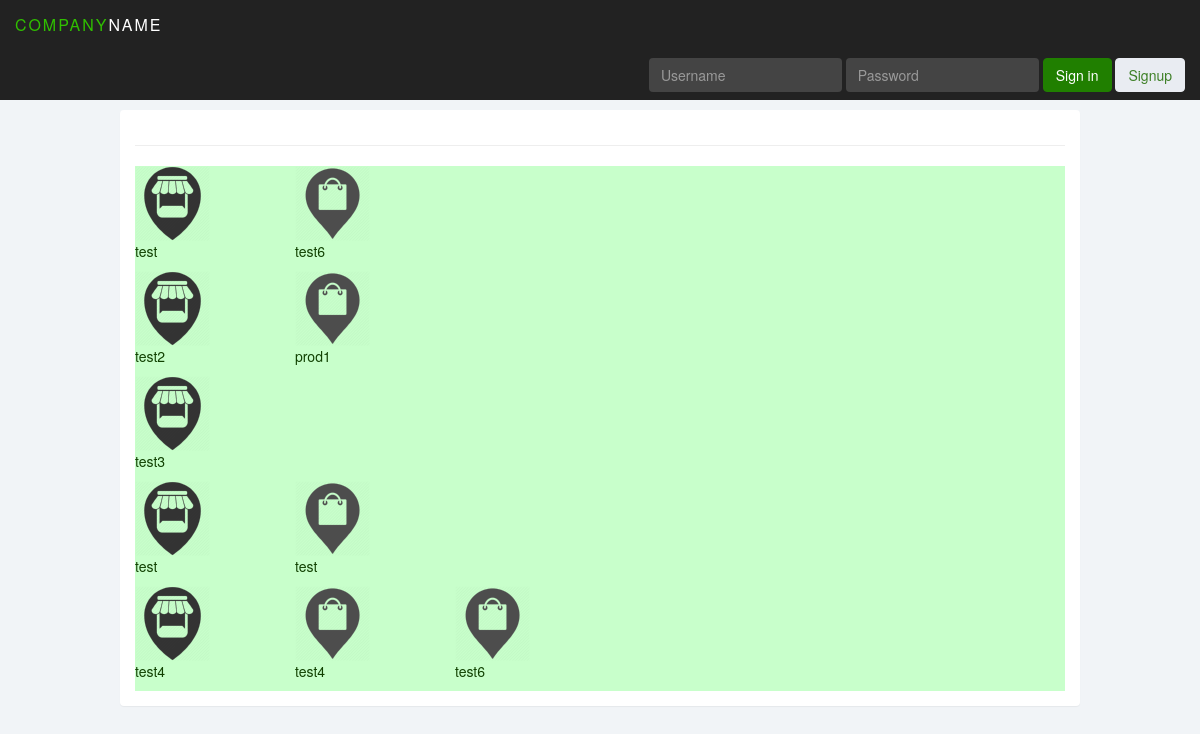
Before: / with the older database file.
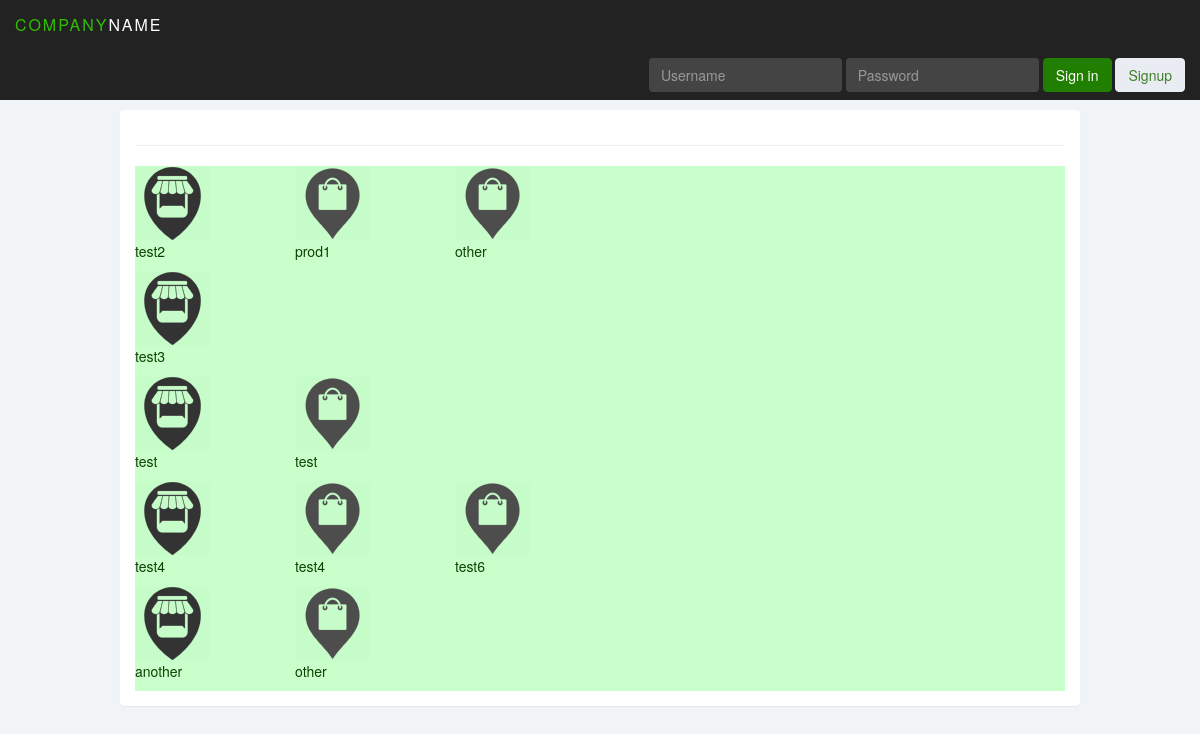
After: the same page with the newer database file.
### tables this page shows
CREATE TABLE `stores` (
	`id`	INTEGER PRIMARY KEY AUTOINCREMENT,
	`u_id`	INTEGER,
	`name`	TEXT,
	`location`	TEXT
);

CREATE TABLE `products` (
	`id`	INTEGER PRIMARY KEY AUTOINCREMENT,
	`store_id`	INTEGER,
	`prod_name`	TEXT,
	`price`	TEXT
);

### app.py (the view)
@app.route('/')
def home_page():
	'''this load the index.html'''
	stores = read_stores()
	products = read_products()
	return render_template('index.html', stores=stores, products=products)

### app.py (called while the page is built)
def read_stores():
	try:
		with sql.connect("database.db", timeout=1) as con:
			cur = con.cursor()
			query = "SELECT * FROM stores"
			stores = cur.execute(query).fetchall()
			return stores
	except Exception as e:
		msg = 'Something went wrong'
		return (msg)

def read_products():
	try:
		with sql.connect("database.db", timeout=1) as con:
			cur = con.cursor()
			query = "SELECT * FROM products"
			products = cur.execute(query).fetchall()
			return products
	except Exception as e:
		msg = 'Something went wrong'
		return (msg)

### templates/index.html (shortened to what this page needs)
{% extends 'base.html' %}
{% block right_nav %}
<div class="form-group navbar-body pull-right">
	<form action="/signin" class="form-inline" method="post">
		<div class="form-group">
		    <input type="text" class="form-control" name="username" id="username" placeholder="Username" value="{{request.form.username}}">
		</div>
		<div class="form-group">
		    <input type="password" class="form-control" name="password" id="password" placeholder="Password" value="{{request.form.password}}">
		</div>
		<button type="submit" class="btn btn-success">Sign in</button>
		<button type="button" class="btn btn-default" data-toggle="modal" data-target="#myModal"> Signup </button>
	</form>
</div>
{% endblock %}
{% block body %}
<br/><br/><br/>
<div class="login-panel panel panel-default" style="width: 80%; margin: 0 auto;">
	<div class="panel-body">
		<hr/>
		<div class="login-panel panel-default" style="background: #C8FFCB;">
			{% for store in stores %}
			<div class="row">
				<div class="col-sm-2">
					<div class="store-name">
						<div class="media-left">
							<a href="#">
								<img class="media-object" src="{{ url_for('static', filename='img/store.png') }}" alt="StoreName.location">
							</a>
							<p>{{store[2]}}</p>
						</div>
					</div>
				</div>
				{% for product in products %}
					{% if store[0] in product %}
				<div class="col-sm-2">
					<div class="product-row">
						<div class="media-left">
							<a href="#">
								<img class="media-object" src="{{ url_for('static', filename='img/product.png') }}" alt="StoreName.location">
							</a>
							<p>{{product[2]}}</p>
						</div>
					</div>
				</div>
					{% endif %}
				{% endfor %}
			</div>
			{% endfor %}
		</div>
	</div>
</div>
{% endblock %}

Changed rows visible on the page:
removed stores: name "test", products (prod_name "test6")
added products: prod_name "other"
added stores: name "another"
